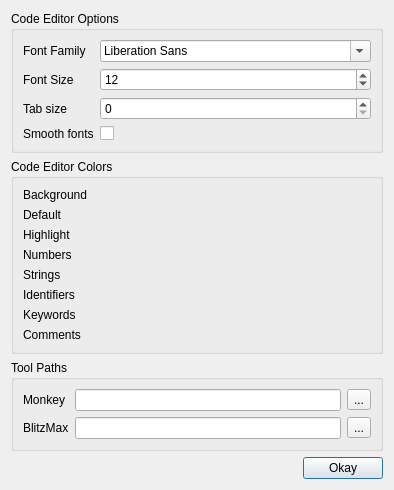
<?xml version="1.0" encoding="UTF-8"?>
<ui version="4.0">
 <class>PrefsDialog</class>
 <widget class="QDialog" name="PrefsDialog">
  <property name="geometry">
   <rect>
    <x>0</x>
    <y>0</y>
    <width>394</width>
    <height>455</height>
   </rect>
  </property>
  <property name="windowTitle">
   <string>IDE Options</string>
  </property>
  <layout class="QVBoxLayout" name="verticalLayout">
   <item>
    <widget class="QGroupBox" name="groupBox_2">
     <property name="title">
      <string>Code Editor Options</string>
     </property>
     <layout class="QGridLayout" name="gridLayout_2">
      <item row="0" column="0">
       <layout class="QFormLayout" name="formLayout_3">
        <property name="fieldGrowthPolicy">
         <enum>QFormLayout::AllNonFixedFieldsGrow</enum>
        </property>
        <item row="0" column="0">
         <widget class="QLabel" name="familyLabel">
          <property name="text">
           <string>Font Family</string>
          </property>
         </widget>
        </item>
        <item row="0" column="1">
         <widget class="QFontComboBox" name="fontComboBox"/>
        </item>
        <item row="1" column="0">
         <widget class="QLabel" name="pointSizeLabel">
          <property name="text">
           <string>Font Size</string>
          </property>
         </widget>
        </item>
        <item row="1" column="1">
         <widget class="QSpinBox" name="fontSizeWidget">
          <property name="value">
           <number>12</number>
          </property>
         </widget>
        </item>
        <item row="2" column="0">
         <widget class="QLabel" name="tabSizeLabel_2">
          <property name="text">
           <string>Tab size</string>
          </property>
         </widget>
        </item>
        <item row="2" column="1">
         <widget class="QSpinBox" name="tabSizeWidget"/>
        </item>
        <item row="3" column="0">
         <widget class="QLabel" name="smoothFontsLabel">
          <property name="text">
           <string>Smooth fonts</string>
          </property>
         </widget>
        </item>
        <item row="3" column="1">
         <widget class="QCheckBox" name="smoothFontsWidget">
          <property name="layoutDirection">
           <enum>Qt::LeftToRight</enum>
          </property>
         </widget>
        </item>
       </layout>
      </item>
     </layout>
    </widget>
   </item>
   <item>
    <widget class="QGroupBox" name="groupBox">
     <property name="title">
      <string>Code Editor Colors</string>
     </property>
     <property name="flat">
      <bool>false</bool>
     </property>
     <layout class="QGridLayout" name="gridLayout">
      <property name="leftMargin">
       <number>9</number>
      </property>
      <property name="rightMargin">
       <number>9</number>
      </property>
      <item row="0" column="0">
       <layout class="QFormLayout" name="formLayout">
        <property name="fieldGrowthPolicy">
         <enum>QFormLayout::AllNonFixedFieldsGrow</enum>
        </property>
        <item row="0" column="0">
         <widget class="QLabel" name="backgroundColorLabel">
          <property name="text">
           <string>Background</string>
          </property>
         </widget>
        </item>
        <item row="0" column="1">
         <widget class="ColorSwatch" name="backgroundColorWidget" native="true"/>
        </item>
        <item row="1" column="0">
         <widget class="QLabel" name="defaultColorLabel">
          <property name="text">
           <string>Default</string>
          </property>
         </widget>
        </item>
        <item row="1" column="1">
         <widget class="ColorSwatch" name="defaultColorWidget" native="true"/>
        </item>
        <item row="2" column="0">
         <widget class="QLabel" name="highlightColorLabel">
          <property name="text">
           <string>Highlight</string>
          </property>
         </widget>
        </item>
        <item row="2" column="1">
         <widget class="ColorSwatch" name="highlightColorWidget" native="true"/>
        </item>
        <item row="3" column="0">
         <widget class="QLabel" name="numbersColorLabel">
          <property name="text">
           <string>Numbers</string>
          </property>
         </widget>
        </item>
        <item row="3" column="1">
         <widget class="ColorSwatch" name="numbersColorWidget" native="true"/>
        </item>
        <item row="4" column="0">
         <widget class="QLabel" name="stringsColorLabel">
          <property name="text">
           <string>Strings</string>
          </property>
         </widget>
        </item>
        <item row="4" column="1">
         <widget class="ColorSwatch" name="stringsColorWidget" native="true"/>
        </item>
        <item row="5" column="1">
         <widget class="ColorSwatch" name="identifiersColorWidget" native="true"/>
        </item>
        <item row="6" column="0">
         <widget class="QLabel" name="keywordsColorLabel">
          <property name="text">
           <string>Keywords</string>
          </property>
         </widget>
        </item>
        <item row="6" column="1">
         <widget class="ColorSwatch" name="keywordsColorWidget" native="true"/>
        </item>
        <item row="7" column="0">
         <widget class="QLabel" name="commentsColorLabel">
          <property name="text">
           <string>Comments</string>
          </property>
         </widget>
        </item>
        <item row="7" column="1">
         <widget class="ColorSwatch" name="commentsColorWidget" native="true"/>
        </item>
        <item row="5" column="0">
         <widget class="QLabel" name="identifiersColorLabel">
          <property name="text">
           <string>Identifiers</string>
          </property>
         </widget>
        </item>
       </layout>
      </item>
     </layout>
    </widget>
   </item>
   <item>
    <widget class="QGroupBox" name="groupBox_4">
     <property name="title">
      <string>Tool Paths</string>
     </property>
     <layout class="QGridLayout" name="gridLayout_4">
      <item row="0" column="0">
       <layout class="QFormLayout" name="formLayout_4">
        <item row="0" column="0">
         <widget class="QLabel" name="monkeyLabel">
          <property name="text">
           <string>Monkey</string>
          </property>
         </widget>
        </item>
        <item row="1" column="0">
         <widget class="QLabel" name="blitzMaxLabel">
          <property name="text">
           <string>BlitzMax</string>
          </property>
         </widget>
        </item>
        <item row="0" column="1">
         <widget class="QWidget" name="widget" native="true">
          <layout class="QHBoxLayout" name="horizontalLayout">
           <property name="margin">
            <number>0</number>
           </property>
           <item>
            <widget class="QLineEdit" name="monkeyPathWidget">
             <property name="layoutDirection">
              <enum>Qt::LeftToRight</enum>
             </property>
             <property name="readOnly">
              <bool>true</bool>
             </property>
            </widget>
           </item>
           <item>
            <widget class="QToolButton" name="monkeyPathButton">
             <property name="text">
              <string>...</string>
             </property>
            </widget>
           </item>
          </layout>
         </widget>
        </item>
        <item row="1" column="1">
         <widget class="QWidget" name="widget_2" native="true">
          <layout class="QHBoxLayout" name="horizontalLayout_2">
           <property name="margin">
            <number>0</number>
           </property>
           <item>
            <widget class="QLineEdit" name="blitzmaxPathWidget">
             <property name="readOnly">
              <bool>true</bool>
             </property>
            </widget>
           </item>
           <item>
            <widget class="QToolButton" name="blitzmaxPathButton">
             <property name="text">
              <string>...</string>
             </property>
            </widget>
           </item>
          </layout>
         </widget>
        </item>
       </layout>
      </item>
     </layout>
    </widget>
   </item>
   <item>
    <spacer name="verticalSpacer">
     <property name="orientation">
      <enum>Qt::Vertical</enum>
     </property>
     <property name="sizeHint" stdset="0">
      <size>
       <width>20</width>
       <height>40</height>
      </size>
     </property>
    </spacer>
   </item>
   <item>
    <layout class="QHBoxLayout" name="horizontalLayout_3">
     <item>
      <spacer name="horizontalSpacer">
       <property name="orientation">
        <enum>Qt::Horizontal</enum>
       </property>
       <property name="sizeHint" stdset="0">
        <size>
         <width>40</width>
         <height>20</height>
        </size>
       </property>
      </spacer>
     </item>
     <item>
      <widget class="QPushButton" name="okayButton">
       <property name="text">
        <string>Okay</string>
       </property>
      </widget>
     </item>
    </layout>
   </item>
  </layout>
 </widget>
 <customwidgets>
  <customwidget>
   <class>ColorSwatch</class>
   <extends>QWidget</extends>
   <header>colorswatch.h</header>
   <container>1</container>
   <slots>
    <signal>colorChanged()</signal>
   </slots>
  </customwidget>
 </customwidgets>
 <tabstops>
  <tabstop>fontComboBox</tabstop>
  <tabstop>fontSizeWidget</tabstop>
  <tabstop>tabSizeWidget</tabstop>
  <tabstop>smoothFontsWidget</tabstop>
  <tabstop>monkeyPathButton</tabstop>
  <tabstop>blitzmaxPathButton</tabstop>
  <tabstop>monkeyPathWidget</tabstop>
  <tabstop>blitzmaxPathWidget</tabstop>
 </tabstops>
 <resources/>
 <connections>
  <connection>
   <sender>stringsColorWidget</sender>
   <signal>colorChanged()</signal>
   <receiver>PrefsDialog</receiver>
   <slot>onColorChanged()</slot>
   <hints>
    <hint type="sourcelabel">
     <x>340</x>
     <y>320</y>
    </hint>
    <hint type="destinationlabel">
     <x>199</x>
     <y>149</y>
    </hint>
   </hints>
  </connection>
  <connection>
   <sender>keywordsColorWidget</sender>
   <signal>colorChanged()</signal>
   <receiver>PrefsDialog</receiver>
   <slot>onColorChanged()</slot>
   <hints>
    <hint type="sourcelabel">
     <x>340</x>
     <y>372</y>
    </hint>
    <hint type="destinationlabel">
     <x>199</x>
     <y>149</y>
    </hint>
   </hints>
  </connection>
  <connection>
   <sender>defaultColorWidget</sender>
   <signal>colorChanged()</signal>
   <receiver>PrefsDialog</receiver>
   <slot>onColorChanged()</slot>
   <hints>
    <hint type="sourcelabel">
     <x>340</x>
     <y>242</y>
    </hint>
    <hint type="destinationlabel">
     <x>199</x>
     <y>149</y>
    </hint>
   </hints>
  </connection>
  <connection>
   <sender>numbersColorWidget</sender>
   <signal>colorChanged()</signal>
   <receiver>PrefsDialog</receiver>
   <slot>onColorChanged()</slot>
   <hints>
    <hint type="sourcelabel">
     <x>340</x>
     <y>294</y>
    </hint>
    <hint type="destinationlabel">
     <x>199</x>
     <y>149</y>
    </hint>
   </hints>
  </connection>
  <connection>
   <sender>backgroundColorWidget</sender>
   <signal>colorChanged()</signal>
   <receiver>PrefsDialog</receiver>
   <slot>onColorChanged()</slot>
   <hints>
    <hint type="sourcelabel">
     <x>340</x>
     <y>216</y>
    </hint>
    <hint type="destinationlabel">
     <x>199</x>
     <y>149</y>
    </hint>
   </hints>
  </connection>
  <connection>
   <sender>identifiersColorWidget</sender>
   <signal>colorChanged()</signal>
   <receiver>PrefsDialog</receiver>
   <slot>onColorChanged()</slot>
   <hints>
    <hint type="sourcelabel">
     <x>340</x>
     <y>346</y>
    </hint>
    <hint type="destinationlabel">
     <x>199</x>
     <y>149</y>
    </hint>
   </hints>
  </connection>
  <connection>
   <sender>commentsColorWidget</sender>
   <signal>colorChanged()</signal>
   <receiver>PrefsDialog</receiver>
   <slot>onColorChanged()</slot>
   <hints>
    <hint type="sourcelabel">
     <x>340</x>
     <y>398</y>
    </hint>
    <hint type="destinationlabel">
     <x>199</x>
     <y>149</y>
    </hint>
   </hints>
  </connection>
  <connection>
   <sender>fontComboBox</sender>
   <signal>currentFontChanged(QFont)</signal>
   <receiver>PrefsDialog</receiver>
   <slot>onFontChanged(QFont)</slot>
   <hints>
    <hint type="sourcelabel">
     <x>164</x>
     <y>42</y>
    </hint>
    <hint type="destinationlabel">
     <x>138</x>
     <y>195</y>
    </hint>
   </hints>
  </connection>
  <connection>
   <sender>fontSizeWidget</sender>
   <signal>valueChanged(int)</signal>
   <receiver>PrefsDialog</receiver>
   <slot>onFontSizeChanged(int)</slot>
   <hints>
    <hint type="sourcelabel">
     <x>164</x>
     <y>68</y>
    </hint>
    <hint type="destinationlabel">
     <x>138</x>
     <y>195</y>
    </hint>
   </hints>
  </connection>
  <connection>
   <sender>monkeyPathButton</sender>
   <signal>clicked()</signal>
   <receiver>PrefsDialog</receiver>
   <slot>onBrowseForPath()</slot>
   <hints>
    <hint type="sourcelabel">
     <x>307</x>
     <y>472</y>
    </hint>
    <hint type="destinationlabel">
     <x>2</x>
     <y>310</y>
    </hint>
   </hints>
  </connection>
  <connection>
   <sender>blitzmaxPathButton</sender>
   <signal>clicked()</signal>
   <receiver>PrefsDialog</receiver>
   <slot>onBrowseForPath()</slot>
   <hints>
    <hint type="sourcelabel">
     <x>307</x>
     <y>505</y>
    </hint>
    <hint type="destinationlabel">
     <x>4</x>
     <y>395</y>
    </hint>
   </hints>
  </connection>
  <connection>
   <sender>tabSizeWidget</sender>
   <signal>valueChanged(int)</signal>
   <receiver>PrefsDialog</receiver>
   <slot>onTabSizeChanged(int)</slot>
   <hints>
    <hint type="sourcelabel">
     <x>244</x>
     <y>123</y>
    </hint>
    <hint type="destinationlabel">
     <x>4</x>
     <y>274</y>
    </hint>
   </hints>
  </connection>
  <connection>
   <sender>highlightColorWidget</sender>
   <signal>colorChanged()</signal>
   <receiver>PrefsDialog</receiver>
   <slot>onColorChanged()</slot>
   <hints>
    <hint type="sourcelabel">
     <x>282</x>
     <y>268</y>
    </hint>
    <hint type="destinationlabel">
     <x>143</x>
     <y>213</y>
    </hint>
   </hints>
  </connection>
  <connection>
   <sender>smoothFontsWidget</sender>
   <signal>toggled(bool)</signal>
   <receiver>PrefsDialog</receiver>
   <slot>onSmoothFontsChanged(bool)</slot>
   <hints>
    <hint type="sourcelabel">
     <x>226</x>
     <y>139</y>
    </hint>
    <hint type="destinationlabel">
     <x>176</x>
     <y>270</y>
    </hint>
   </hints>
  </connection>
  <connection>
   <sender>okayButton</sender>
   <signal>clicked()</signal>
   <receiver>PrefsDialog</receiver>
   <slot>accept()</slot>
   <hints>
    <hint type="sourcelabel">
     <x>318</x>
     <y>546</y>
    </hint>
    <hint type="destinationlabel">
     <x>182</x>
     <y>283</y>
    </hint>
   </hints>
  </connection>
 </connections>
 <slots>
  <slot>onColorChanged()</slot>
  <slot>onFontChanged(QFont)</slot>
  <slot>onFontSizeChanged(int)</slot>
  <slot>onBrowseForPath()</slot>
  <slot>onTabSizeChanged(int)</slot>
  <slot>onSmoothFontsChanged(bool)</slot>
 </slots>
</ui>
